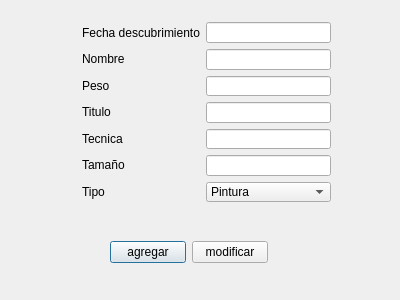
<?xml version="1.0" encoding="UTF-8"?>
<ui version="4.0">
 <class>DialogArtista</class>
 <widget class="QDialog" name="DialogArtista">
  <property name="geometry">
   <rect>
    <x>0</x>
    <y>0</y>
    <width>400</width>
    <height>300</height>
   </rect>
  </property>
  <property name="windowTitle">
   <string>Dialog</string>
  </property>
  <widget class="QWidget" name="layoutWidget_2">
   <property name="geometry">
    <rect>
     <x>110</x>
     <y>240</y>
     <width>158</width>
     <height>25</height>
    </rect>
   </property>
   <layout class="QHBoxLayout" name="horizontalLayout">
    <item>
     <widget class="QPushButton" name="pbAgregar">
      <property name="text">
       <string>agregar</string>
      </property>
     </widget>
    </item>
    <item>
     <widget class="QPushButton" name="pbMod">
      <property name="text">
       <string>modificar</string>
      </property>
     </widget>
    </item>
   </layout>
  </widget>
  <widget class="QWidget" name="">
   <property name="geometry">
    <rect>
     <x>82</x>
     <y>22</y>
     <width>249</width>
     <height>180</height>
    </rect>
   </property>
   <layout class="QFormLayout" name="formLayout">
    <item row="0" column="0">
     <layout class="QVBoxLayout" name="verticalLayout">
      <item>
       <widget class="QLabel" name="label_8">
        <property name="text">
         <string>Fecha descubrimiento</string>
        </property>
       </widget>
      </item>
      <item>
       <widget class="QLabel" name="label">
        <property name="text">
         <string>Nombre</string>
        </property>
       </widget>
      </item>
      <item>
       <widget class="QLabel" name="label_2">
        <property name="text">
         <string>Peso</string>
        </property>
       </widget>
      </item>
      <item>
       <widget class="QLabel" name="label_4">
        <property name="text">
         <string>Titulo</string>
        </property>
       </widget>
      </item>
      <item>
       <widget class="QLabel" name="label_5">
        <property name="text">
         <string>Tecnica</string>
        </property>
       </widget>
      </item>
      <item>
       <widget class="QLabel" name="label_6">
        <property name="text">
         <string>Tamaño</string>
        </property>
       </widget>
      </item>
      <item>
       <widget class="QLabel" name="label_7">
        <property name="text">
         <string>Tipo</string>
        </property>
       </widget>
      </item>
     </layout>
    </item>
    <item row="0" column="1">
     <layout class="QVBoxLayout" name="verticalLayout_2">
      <item>
       <widget class="QLineEdit" name="leFecha"/>
      </item>
      <item>
       <widget class="QLineEdit" name="leNombre"/>
      </item>
      <item>
       <widget class="QLineEdit" name="lePeso"/>
      </item>
      <item>
       <widget class="QLineEdit" name="leTitulo"/>
      </item>
      <item>
       <widget class="QLineEdit" name="leTecnica"/>
      </item>
      <item>
       <widget class="QLineEdit" name="leTamanio"/>
      </item>
      <item>
       <widget class="QComboBox" name="comboBox">
        <item>
         <property name="text">
          <string>Pintura</string>
         </property>
        </item>
        <item>
         <property name="text">
          <string>Escultura</string>
         </property>
        </item>
        <item>
         <property name="text">
          <string>Dibujo</string>
         </property>
        </item>
        <item>
         <property name="text">
          <string>Bosquejo</string>
         </property>
        </item>
       </widget>
      </item>
     </layout>
    </item>
   </layout>
  </widget>
 </widget>
 <resources/>
 <connections/>
</ui>
